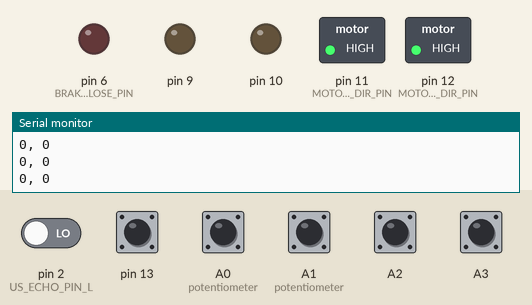
This sketch was run on a simulated Arduino Nano, built with avr-gcc and run on an emulated ATmega328P. Parts: switched loads named in the sketch (green lamp = pin HIGH), output pins drawn as LEDs (lit = HIGH), the last lines printed to the serial monitor. Inputs (shaded band) come from the test bench; at power-on: A0 (potentiometer), A1 (potentiometer), A2, A3, pin 13 HIGH, pin 2 (US_ECHO_PIN_L) LOW.

Above: at 1.6 s.
1.7 s: A0 (potentiometer) pulled LOW for 0.15 s
At 2.3 s:
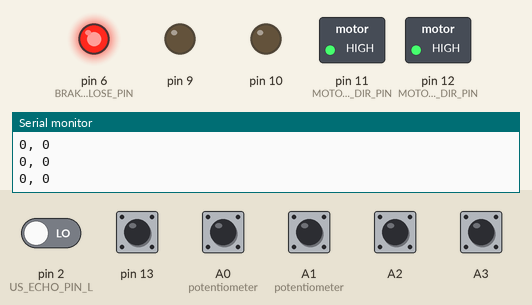
4.7 s: A1 (potentiometer) pulled LOW for 1 s
At 5.63 s:
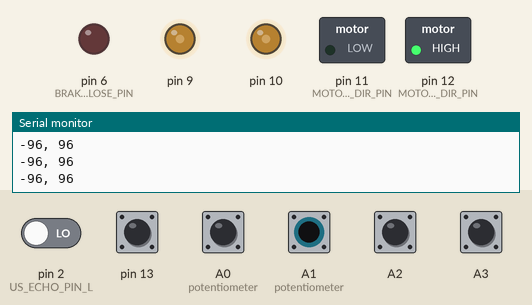
7.7 s: A2 pulled LOW for 1 s
At 10.5 s:
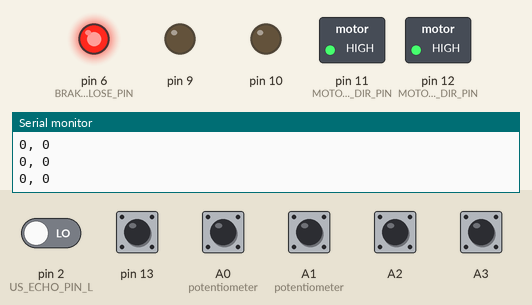
10.7 s: A3 pulled LOW for 0.15 s
At 10.85 s:
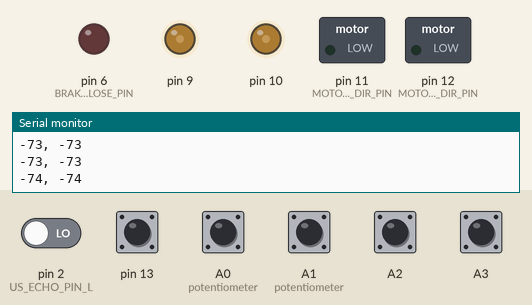
13.7 s: A0 (potentiometer) pulled LOW for 1 s
At 14.64 s:
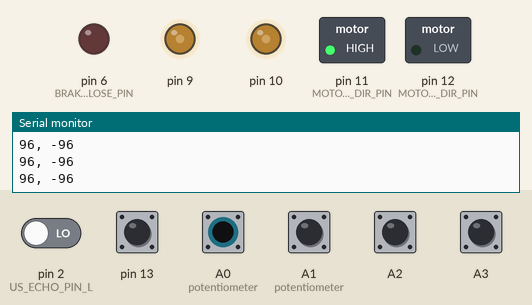
16.7 s: A3 pulled LOW for 1 s
At 19.1 s:
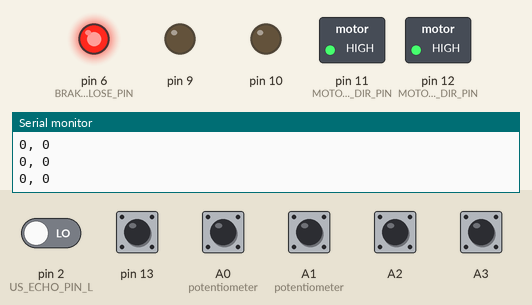
Timing chart, 0 to 29.2 s (numbered marks = the images above; inputs shaded):
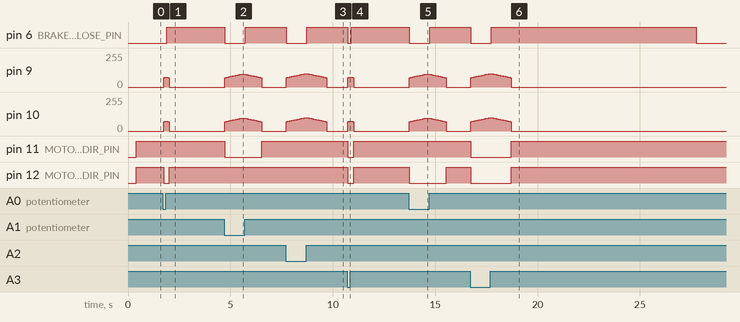

The sketch:

WagonControl.ino
```cpp
#include <math.h>
#include <Arduino.h>

#include "WC_Small_Joystick.h"
#include "WC_Bluetooth.h"
#include "Config.h"
#include "UltrasonicSensor.h"
#include "WC_Movement.h"

// Joystick setup

void setup() {

  Serial.begin(9600);
  US_sensor.setup();
  wcMovement.setup();

  wc_bluetooth_setup();

  delay(200);
  Serial.println('=============================');
  Serial.print("Version: ");
  Serial.println(__VERSION__);
  Serial.println('=============================');
  delay(200);

}

void loop() {
  if (WC_CONTROLED_BY == eBLUETOOTH){
    wc_bluetooth_loop();
    delay(20);
  }
  else if (WC_CONTROLED_BY == eSMALL_JOYSTICK){
    wc_small_joystick_loop();
     delay(SMALL_JOYSTICK_LOOP_DELAY_mS);
  }
  else if (WC_CONTROLED_BY == eBLUETOOTH_and_SMALL_JOYSTICK){

    wc_bluetooth_loop();

    if (!wc_bluetooth_is_connected()){
      wc_small_joystick_loop();
    }

    delay(BLUETOOTH_AND_SMALL_JOYSTICK_LOOP_DELAY_mS);
  }
  else{
    Serial.println("Error: WC_CONTROLED_BY not defined");
    delay(1000);
  }

}
```

BT_RC_Control.cpp
```cpp
#include "HardwareSerial.h"


#include <Arduino.h>
#include "BT_RC_Control.h"
#include "Config.h"

BT_RC_Control::BT_RC_Control(void){

}


void BT_RC_Control::setup()
{
    _speed_level = 0; // 0 - 10
    _red_light = 0;
    _blue_light = 0;
    _speed_r = 0;
    _speed_l = 0;
    _triangular = 0;
    _forward_speed = 0;
    _turn_speed = 0;
    _last_data_millis = millis();
}

void BT_RC_Control::_set_char(char dataByte){


  switch (dataByte){
    case 'S':         // Stop
      _speed_r = 0;
      _speed_l = 0;
      break;
    case 'q':
      _speed_level = 10;
      break;
    case 'F':         // Forward
      _speed_r = _forward_speed;
      _speed_l = _forward_speed;
      break;
    case 'B':         // Backward
      _speed_r = -_forward_speed;
      _speed_l = -_forward_speed;
      break;
    case 'R':         // Right
      _speed_r = -_turn_speed;
      _speed_l = _turn_speed;
      break;
    case 'L':         // Left
      _speed_r = _turn_speed;
      _speed_l = -_turn_speed;
      break;
    case 'I':       // FR
      _speed_r = _forward_speed - _turn_speed;
      _speed_l = _forward_speed + _turn_speed;
      break;
    case 'G':       // FL
      _speed_r = _forward_speed + _turn_speed;
      _speed_l = _forward_speed - _turn_speed;
      break;
    case 'J':       // BR
      _speed_r = -_forward_speed + _turn_speed;
      _speed_l = -_forward_speed - _turn_speed;
      break;
    case 'H':       // BL
      _speed_r = -_forward_speed - _turn_speed;
      _speed_l = -_forward_speed + _turn_speed;
      break;
    case 'X':
      _triangular = 1;
      break;
    case 'x':
      _triangular = 0;
      break;

    default:{

      if (dataByte>='0' && dataByte<='9'){
        _speed_level = dataByte - '0';
      }

    }
  } // switch (dataByte){
}

void BT_RC_Control::set_char(char dataByte){

  unsigned long current_millis = millis();

  _turn_speed = _forward_speed / TURN_SPEED_FACTOR;

  // If bluetooth dosen't recive anithing for mSEC_OF_BT_IDEL_TO_STOP_CAR: Stop the car!

  if (dataByte == 0){ // No data in buffer
    if ((current_millis - _last_data_millis) > mSEC_OF_BT_IDEL_TO_STOP_CAR){
      _speed_r = 0;
      _speed_l = 0;
      _forward_speed = 0;
    }
    return;
  }

  _last_data_millis = current_millis;

  _set_char(dataByte);

  _forward_speed =  SPEED_RANG * (_speed_level+1) / 12;

}
```

BT_RC_Control.h
```cpp
#ifndef BT_RC_Control_h
#define BT_RC_Control_h


/*
  S - Stop
  F - Forward
  B - Backward
  R - Right
  L - Left
  I - FR
  G - FL
  J - BR
  H - BL

  Ww - B light   (W - on; w - off)
  Uu - R light
  Vv - Sound
  Xx - Triangular
  0-9 - q    Speed q is the fastest

*/
class BT_RC_Control
{
  public:
    BT_RC_Control();
    void setup();
    void set_char(char dataByte);
    int get_speed_r() {return _speed_r;}
    int get_speed_l() {return _speed_l;}
    char get_triangular() {return _triangular;}
    int get_forward_speed() {return _forward_speed;}

  private:
    int _speed_level;
    int _red_light;
    int _blue_light;
    int _speed_r;
    int _speed_l;
    char _triangular;
    int _forward_speed;
    int _turn_speed;
    unsigned long _last_data_millis;
    void _set_char(char dataByte);

};

#endif
```

Bluetooth.cpp
```cpp
#include "HardwareSerial.h"
#include <Arduino.h>
#include "Bluetooth.h"
#include "Config.h"
#include <SoftwareSerial.h>

const byte rxPin = BT_RX_PIN;
const byte txPin = BT_TX_PIN;

SoftwareSerial BTSerial(rxPin, txPin);

Bluetooth::Bluetooth()
{
}

void Bluetooth::setup()
{
  pinMode(rxPin, INPUT);
  pinMode(txPin, OUTPUT);
  BTSerial.begin(9600);
}

char Bluetooth::read()
{
  char dataByte = 0;

  if (BTSerial.available())
  {
    dataByte = BTSerial.read();
    // Serial.println("Data =");
    // Serial.write(dataByte);
  }
  else
  {
    //  Serial.println("No Data");
  }

  return dataByte;
}
```

Bluetooth.h
```cpp
#ifndef Bluetooth_h
#define Bluetooth_h

class Bluetooth
{
  public:
    Bluetooth();
    void setup();
    char read();

};


#endif
```

MD_Brake.cpp
```cpp
#include "HardwareSerial.h"
#include <Arduino.h>
#include "Config.h"
#include "MD_Brake.h"


MD_Brake MD_brake;

MD_Brake::MD_Brake(){
}

void MD_Brake::setup(int closePin, int closeDuration_mS){
  _closePin = closePin;
  pinMode(_closePin, OUTPUT);
  _statuse = bClose;
  _time_to_close_ms = closeDuration_mS;
  _tic_mS = 0;
  digitalWrite(_closePin, LOW);
}

void MD_Brake::open(){
  _statuse = bOpen;
  digitalWrite(_closePin, LOW);
}

void MD_Brake::close(){
  if (_statuse == bOpen){
    _statuse = bOnCloseProc;
    digitalWrite(_closePin, HIGH);
    _tic_mS = millis();
  }
  else if (_statuse == bOnCloseProc){
    // check if the current time, adjusted by _tic_mS, has passed the target _time_to_close_ms time,
    // while also handling the wraparound of the millis() function correctly (* 4 is just for fun).
    if((_time_to_close_ms * 4) < (_time_to_close_ms + _tic_mS - millis())) //( millis() > _time_to_close_ms + _tic_mS)
    {
      _statuse = bClose;
      digitalWrite(_closePin, LOW);
    }
  }
}

char MD_Brake::is_open()
{
  return _statuse == bOpen;
}

char MD_Brake::is_close()
{
  return _statuse == bClose;
}
```

MD_Brake.h
```cpp
#ifndef MD_Brake_h
#define MD_Brake_h


typedef enum {
    bClose,
    bOpen,
    bOnCloseProc
  } eBrakeStat;


class MD_Brake
{
  public:
    MD_Brake();
    void setup(int closePin, int closeDuration_mS);
    void open();
    void close();
	char is_open();
	char is_close();

  private:
    unsigned long _time_to_open_ms;
    unsigned long _time_to_close_ms;
    int _openPin;
    int _closePin;

    char _statuse;
    unsigned long _tic_mS;
};

extern MD_Brake MD_brake;

#endif
```

Motor.cpp
```cpp
#include <HardwareSerial.h>
#include <Arduino.h>
#include "Motor.h"
#include "Config.h"

Motor motorR;
Motor motorL;


Motor::Motor(void)
{
}


void Motor::setup(int pwmPin, int dirPin, int changeDir)
{
  if ((pwmPin != 9) && (pwmPin != 10))
  {
    Serial.println("Error pin for motor speed. It must be 9 or 10!!!");
  }
  _pwmPin = pwmPin;
  _dirPin = dirPin;
  _last_speed = 0;
  _changeDir = changeDir;

  pinMode(9, OUTPUT);
  pinMode(10, OUTPUT);
  pinMode(dirPin, OUTPUT);

  TCCR1B = TCCR1B & B11111000 | B00000001; // set timer 1 (pin 9,10) divisor to 1 for PWM frequency of 31372.55 Hz
}

// Speen from -100 to 100 (as percentage)
int Motor::setSpeed(int speed)
{
  int pwm_val;
  int dir;
  int current_speed = _last_speed;

#if STOP_MOTOR_AT_ONCE==1
  if (speed == 0) {
    analogWrite(_pwmPin, 0);
    _last_speed = 0;
    return 0;
  }
 #endif

  if (speed>0) {
    speed -= speed % SPEED_RESOLUTION;
  } else{
    speed += (-speed) % SPEED_RESOLUTION;

  }

  if (speed>_last_speed) current_speed+=SPEED_RESOLUTION;
  else if (speed<_last_speed) current_speed-=SPEED_RESOLUTION;
  if (current_speed >= 0){
    pwm_val = MOTORS_MIN_PWM_SPEED_FORWARD + (long)current_speed * (MOTORS_MAX_PWM_SPEED_FORWARD - MOTORS_MIN_PWM_SPEED_FORWARD) / SPEED_RANG;
    dir = 0;
  }
  else{
    pwm_val = MOTORS_MIN_PWM_SPEED_REVERS - (long)current_speed * (MOTORS_MAX_PWM_SPEED_REVERS - MOTORS_MIN_PWM_SPEED_REVERS) / SPEED_RANG;
      dir = 1;
  }
  if (current_speed==0) pwm_val = 0;

  // Serial.print(current_speed);  Serial.print(", "); Serial.println(pwm_val);


  digitalWrite(_dirPin, dir ^ _changeDir);
  analogWrite(_pwmPin, pwm_val);
  _last_speed = current_speed;
  return pwm_val * ((1-dir)*2 - 1);
}
```

Motor.h
```cpp
// Motor.h
#ifndef Motor_h
#define Motor_h


class Motor
{
  public:
    Motor(void);
    void setup(int pwmPin, int dirPin, int changeDir);
    int setSpeed(int speed); // speed < 0 = backward
  private:
    int _pwmPin;
    int _dirPin;
    int _last_speed;
    int _changeDir;

};

extern Motor motorR;
extern Motor motorL;

#endif
```

Small_Joystick.cpp
```cpp
#include "Arduino.h"
#include "Config.h"
#include "WC_Movement.h"

#include "Small_Joystick.h"

Small_Joystick::Small_Joystick(int pinPush, int pinUp, int pinDown, int pinLeft, int pinRight)
{
  _pinPush = pinPush;
  _pinUp = pinUp;
  _pinDown = pinDown;
  _pinLeft = pinLeft;
  _pinRight = pinRight;
  pinMode(_pinUp, INPUT_PULLUP);
  pinMode(_pinDown, INPUT_PULLUP);
  pinMode(_pinLeft, INPUT_PULLUP);
  pinMode(_pinRight, INPUT_PULLUP);
  pinMode(_pinPush, INPUT_PULLUP);

}

e_status Small_Joystick::_get_current_status_aliexp()
{
  e_status status = enNONE;
  if (digitalRead(_pinPush) == LOW) {
    status = enPush;
    if (digitalRead(_pinUp) == LOW) {
      status = enU;
      if (digitalRead(_pinLeft) == LOW) {
        status = enUL;
      }
      else if (digitalRead(_pinRight) == LOW) {
        status = enUR;
      }
    }
    else if (digitalRead(_pinDown) == LOW) {
      status = enD;
      if (digitalRead(_pinLeft) == LOW) {
        status = enDL;
      }
      else if (digitalRead(_pinRight) == LOW) {
        status = enDR;
      }
    }
    else if (digitalRead(_pinLeft) == LOW) {
      status = enL;
    }
    else if (digitalRead(_pinRight) == LOW) {
      status = enR;
    }
  }
  else {
    status = enNONE;
  }
  return status;
}

e_status Small_Joystick::_get_current_status_althen()
{
  e_status status = enNONE;
  if (digitalRead(_pinPush) == LOW) {
    status = enPush;
  }
  if (digitalRead(_pinUp) == LOW) {
    status = enU;
    if (digitalRead(_pinLeft) == LOW) {
      status = enUL;
    }
    else if (digitalRead(_pinRight) == LOW) {
      status = enUR;
    }
  }
  else if (digitalRead(_pinDown) == LOW) {
    status = enD;
    if (digitalRead(_pinLeft) == LOW) {
      status = enDL;
    }
    else if (digitalRead(_pinRight) == LOW) {
      status = enDR;
    }
  }
  else if (digitalRead(_pinLeft) == LOW) {
    status = enL;
  }
  else if (digitalRead(_pinRight) == LOW) {
    status = enR;
  }
  return status;
}

void Small_Joystick::update()
{
  e_status status;
  if (SMALL_JOYSTICK_USE == SMALL_JOYSTICK_USE_ALIEXP) {

    status = _get_current_status_aliexp();
  }
  else if (SMALL_JOYSTICK_USE == SMALL_JOYSTICK_USE_ALTHEN)
  {
    status = _get_current_status_althen();
  }
  else
  {
    Serial.println("Error: SMALL_JOYSTICK_USE is not defined!!!");
  }

  // Change speed if the push button is pressed
  if ((_prevStatus == status) && (status == enPush) && (_status == enPush)) {
    _speed = _speed==enSLOW ? enFAST : enSLOW;

  }

  if (_prevStatus == status) {
    if (_status != status) {
      long diff = millis() - _tic;
      if ( (_status == enPush) && (status == enNONE) && (diff > SMALL_JOYSTICK_PUSH_TIME_TO_GO_FROWARD_mS)) {
        wcMovement.set_is_continuously_forward(1);
      }
      else{
        wcMovement.set_is_continuously_forward(0);
        _speed = enSLOW;  // After continuous forward, the speed should be slow
      }
      if ( (_status == enNONE) && (diff > SMALL_JOYSTICK_IDEL_TIME_TO_RETURN_TO_SLOW_mS) ) {
        _speed = enSLOW;
      }
      _status = status;
      _tic = millis();
    }
  }
  _prevStatus = status;

}
```

Small_Joystick.h
```cpp
// Joystick.h
#ifndef Small_Joystick_h
#define Small_Joystick_h

#include "Arduino.h"
enum e_speed
{
  enSLOW,
  enFAST
};

enum e_status
{
  enPush,
  enU,
  enD,
  enL,
  enR,
  enUL,
  enUR,
  enDL,
  enDR,
  enNONE
};

class Small_Joystick
{
  public:
    Small_Joystick(int pinPush, int pinUp, int pinDown, int pinLeft, int pinRight);

    void update();
    e_status getStatus() { return _status; }

    e_speed getSpeed() { return _speed; }
  private:
    e_status _prevStatus = enNONE;
    e_status _status = enNONE;
    e_status _get_current_status_aliexp();
    e_status _get_current_status_althen();

    int _pinPush;
    int _pinUp;
    int _pinDown;
    int _pinLeft;
    int _pinRight;
    e_speed _speed = enSLOW;
    unsigned long _tic = 0;
};

#endif
```

UltrasonicSensor.cpp
```cpp
#include "Config.h"
#include "UltrasonicSensor.h"
#include "Arduino.h"

UltrasonicSensor US_sensor;

const byte us_trig_pin = US_TRIG_PIN_L;
const byte us_echo_pin = US_ECHO_PIN_L;

void echo_interrupt() {
  if (digitalRead(US_sensor._echoPin) == HIGH) {
    US_sensor._echo_start = micros();
  } else {
      long duration = micros() - US_sensor._echo_start;
      US_sensor._distance_cm = duration * 0.034 / 2;
      US_sensor._measurement_in_progress = false;
  }
}

UltrasonicSensor::UltrasonicSensor() {
  _distance_cm = 0;
  _echo_start = 0;
  _echo_received = false;
  _measurement_in_progress = false;
}

void UltrasonicSensor::setup() {
  _trigPin = us_trig_pin;
  _echoPin = us_echo_pin;
  pinMode(_trigPin, OUTPUT);
  pinMode(_echoPin, INPUT);
  attachInterrupt(digitalPinToInterrupt(_echoPin), echo_interrupt, CHANGE);
}

void UltrasonicSensor::start_measurement() {
  if (!_measurement_in_progress) {
    _measurement_in_progress = true;
    // Clear the trigPin by setting it LOW
    digitalWrite(_trigPin, LOW);
    delayMicroseconds(2);

    // Send a 10-microsecond pulse to the trigPin
    digitalWrite(_trigPin, HIGH);
    delayMicroseconds(20);
    digitalWrite(_trigPin, LOW);
  }
  else {
    long distance_cm_local;
    long duration = micros() - US_sensor._echo_start;
    distance_cm_local = duration * 0.034 / 2;
    if (distance_cm_local > 1100) {
      _measurement_in_progress = false;
    }
  }
}
```

UltrasonicSensor.h
```cpp
#ifndef UltrasonicSensor_h
#define UltrasonicSensor_h


class UltrasonicSensor {
  public: // for interupt needs
    volatile long _distance_cm;
    unsigned long _echo_start;
    bool _echo_received;
    bool _measurement_in_progress;
    int _trigPin;
    int _echoPin;

  public:
    UltrasonicSensor() ;

    void setup();

    void start_measurement();
    long get_distance() { return _distance_cm; }
};


extern   UltrasonicSensor US_sensor;

#endif
```

WC_Bluetooth.cpp
```cpp
#include <Arduino.h>
#include "Bluetooth.h"
#include "WC_Bluetooth.h"
#include "BT_RC_Control.h"
#include "Config.h"
#include "UltrasonicSensor.h"
#include "WC_Movement.h"

Bluetooth bluetooth;
BT_RC_Control bl_rc_control;
byte speed;
int _wc_bluetooth_is_connected = 0;

void wc_bluetooth_setup(){
  bluetooth.setup();
  bl_rc_control.setup();
}

int wc_bluetooth_is_connected(){
  return _wc_bluetooth_is_connected;
}

void wc_bluetooth_loop(){
  int pwm_r, pwm_l, speed_r, speed_l;

  char dataByte = bluetooth.read();

//Serial.println(dataByte);
  bl_rc_control.set_char(dataByte);

  if (!_wc_bluetooth_is_connected){
    if (dataByte != 0){
      _wc_bluetooth_is_connected = 1;
    }
    return;
  }

  if (bl_rc_control.get_triangular()){
    long range_cm = US_sensor.get_distance();

    US_sensor.start_measurement();

    if (range_cm >= US_MIN_RANG_cm && range_cm <= US_MAX_RANG_cm){

      speed_r = bl_rc_control.get_forward_speed();
      speed_l = bl_rc_control.get_forward_speed();
     }
    else{
      speed_r = 0;
      speed_l = 0;
     }
  }
  else{
    speed_r = bl_rc_control.get_speed_r();
    speed_l = bl_rc_control.get_speed_l();
  }

  wcMovement.move(speed_r, speed_l);

  if (DEBUG){
    delay(1000);
  }
  else{

  }
}
```

WC_Bluetooth.h
```cpp
#ifndef WC_Bluetooth_h
#define WC_Bluetooth_h

void wc_bluetooth_setup();
void wc_bluetooth_loop();
int wc_bluetooth_is_connected();

#endif
```

WC_Movement.cpp
```cpp
#include "WC_Movement.h"

WC_Movement wcMovement;

WC_Movement::WC_Movement()
{
}

void WC_Movement::setup()
{
  _motorR.setup(9, MOTOR_R_DIR_PIN, MOTOR_R_CHANGE_DIR);
  _motorL.setup(10, MOTOR_L_DIR_PIN, MOTOR_L_CHANGE_DIR);
  _MD_brake.setup(BRAKE_CLOSE_PIN, BRAKE_CLOSE_DURATION_mS);
}

void WC_Movement::set_is_continuously_forward(int is_continuously_forward)
{
  _is_continuously_forward = is_continuously_forward;
}

void WC_Movement::move(int speedR, int speedL){

    int pwm_r, pwm_l;

    if (speedR || speedL){
        _is_continuously_forward = 0;
    }

    if (_is_continuously_forward){
        speedR = CONTINUOUSLY_GO_FORWARD_SPEED;
        speedL = CONTINUOUSLY_GO_FORWARD_SPEED;
    }
  //Serial.print(speed_r); Serial.print(", "); Serial.print(speed_l); Serial.print(", ");

    if (speedR==0 && speedL==0){
        _MD_brake.close();
        pwm_r = _motorR.setSpeed(0);
        pwm_l = _motorL.setSpeed(0);
    }
    else{
        _MD_brake.open();
        if (_MD_brake.is_open()){
            pwm_r = _motorR.setSpeed(speedR);
            pwm_l = _motorL.setSpeed(speedL);
        }
    }

    Serial.print(pwm_r); Serial.print(", "); Serial.println(pwm_l);

 }
```

WC_Movement.h
```cpp
#ifndef WC_MOVEMENT_H
#define WC_MOVEMENT_H

#include "Config.h"
#include "Arduino.h"
#include "Motor.h"
#include "MD_Brake.h"


class WC_Movement
{
  public:
    WC_Movement();
    void setup();
    void move(int speedR, int speedL);
    void set_is_continuously_forward(int is_continuously_forward);

  private:
    Motor _motorR;
    Motor _motorL;
    MD_Brake _MD_brake;
    int _is_continuously_forward = 0;
};

extern WC_Movement wcMovement;

#endif
```

WC_Small_Joystick.h
```cpp
#ifndef WC_Small_Joystick_h
#define WC_Small_Joystick_h

void wc_small_joystick_setup();
void wc_small_joystick_loop();


#endif
```

Source omitted: WC_Small_Joystick.cpp (1551 bytes), Config.h (3216 bytes)

Measured:
- after the input at 1.7 s, pin 6 (BRAKE_CLOSE_PIN): LOW → HIGH after 0.18 s; pin 9, pin 10: rises from 0/255 to 74/255 in 0.12 s, then falls to 0/255 in 0.14 s; pin 12 (MOTOR_L_DIR_PIN): HIGH → LOW at once, → HIGH 0.27 s later
- after the input at 4.7 s, pin 6 (BRAKE_CLOSE_PIN): HIGH → LOW at once, → HIGH 1.0 s later; pin 9, pin 10: rises from 0/255 to 96/255 in 0.80 s, then falls to 0/255 in 1.0 s; pin 11 (MOTOR_R_DIR_PIN): HIGH → LOW at once, → HIGH 1.8 s later
- after the input at 7.7 s, pin 6 (BRAKE_CLOSE_PIN): HIGH → LOW at once, → HIGH 1.0 s later; pin 9, pin 10: rises from 0/255 to 101/255 in 0.96 s, then falls to 0/255 in 1.0 s
- after the input at 10.7 s, pin 6 (BRAKE_CLOSE_PIN): HIGH → LOW at once, → HIGH 0.16 s later; pin 9, pin 10: rises from 0/255 to 75/255 in 0.14 s, then falls to 0/255 in 0.16 s; pin 11 (MOTOR_R_DIR_PIN), pin 12 (MOTOR_L_DIR_PIN): HIGH → LOW at once, → HIGH 0.31 s later
- after the input at 13.7 s, pin 6 (BRAKE_CLOSE_PIN): HIGH → LOW at once, → HIGH 1.0 s later; pin 9, pin 10: rises from 0/255 to 96/255 in 0.80 s, then falls to 0/255 in 1.0 s; pin 12 (MOTOR_L_DIR_PIN): HIGH → LOW at once, → HIGH 1.8 s later
- after the input at 16.7 s, pin 6 (BRAKE_CLOSE_PIN): HIGH → LOW after 0.03 s instead of 8.1 s; pin 9, pin 10: rises from 0/255 to 101/255 in 0.96 s, then falls to 0/255 in 1.0 s; pin 11 (MOTOR_R_DIR_PIN), pin 12 (MOTOR_L_DIR_PIN): HIGH → LOW at once, → HIGH 2.0 s later
